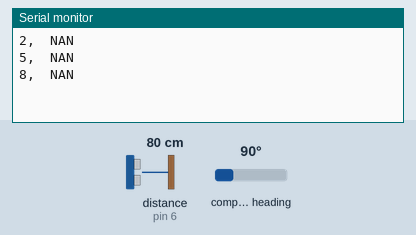
Recording of a sketch running on a simulated Arduino Uno, built with avr-gcc and run on an emulated ATmega328P. Shown: the last lines printed to the serial monitor. Wiring (inferred from the names in the program): QMC5883L compass at I2C address 0x0D. Inputs (shaded band) come from the test bench; at power-on: distance to the obstacle (sensor on pin 6) 80 cm, compass heading 90°. The echo pulse lasts 58.3 µs per cm; no radio packets arrive unless stated.

Above: at 1.3 s.
1.4 s: distance to the obstacle (sensor on pin 6) set to 9 cm
At 2.2 s:
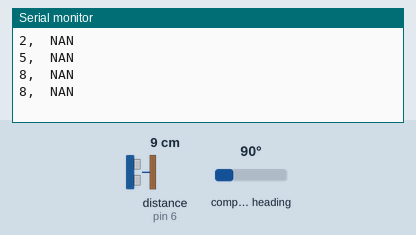
2.9 s: distance to the obstacle (sensor on pin 6) set to 18 cm
At 3.3 s:
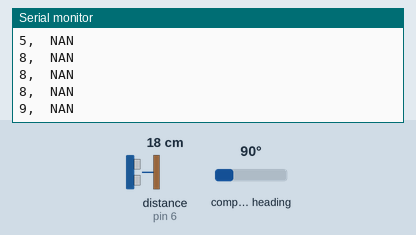
Timing chart, 0 to 5.9 s (numbered marks = the images above; inputs shaded):
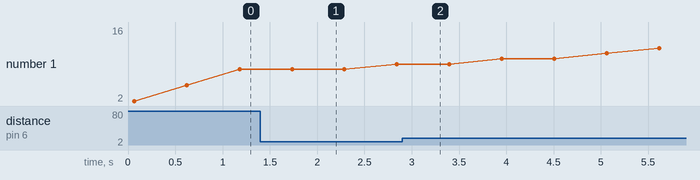

The sketch:

deviceBeta.ino
```cpp
#include <SPI.h>
#include <nRF24L01.h>
#include <RF24.h>
#include <Wire.h>
#include <NewPing.h>

RF24 radio(10, 8); // CE, CSN
const byte address[6] = "00001";

#define TRIGGER_PIN  7
#define ECHO_PIN     6
#define MAX_DISTANCE 350
#define SIZE 30

#define addr 0x0D

NewPing sonar(TRIGGER_PIN, ECHO_PIN, MAX_DISTANCE);
unsigned short dataSet[SIZE], dataIdx=0;
unsigned short mean,sum,currentValue;

void sonicOutput(){
      sum=0;
      if(dataIdx<SIZE){
        dataIdx++;
      }else{
        dataIdx=0;
      }
      currentValue = sonar.ping_cm();
      dataSet[dataIdx]=currentValue;

      for(int i=0;i<SIZE;i++){
        sum+=dataSet[i];
      }
      mean = sum/SIZE;
      delay(50);
}

void setup() {
  dataSet[SIZE] = {0};
  Serial.begin(9600);
  radio.begin();
  radio.openWritingPipe(address);
  radio.setPALevel(RF24_PA_LOW);
  radio.stopListening();

  Wire.begin();
  Wire.beginTransmission(addr); //start talking
  Wire.write(0x0B); // Tell the HMC5883 to Continuously Measure
  Wire.write(0x01); // Set the Register
  Wire.endTransmission();
  Wire.beginTransmission(addr); //start talking
  Wire.write(0x09); // Tell the HMC5883 to Continuously Measure
  Wire.write(0x1D); // Set the Register
  Wire.endTransmission();
}

void loop() {
  int x, y, z;
  sonicOutput();

  Wire.beginTransmission(addr);
  Wire.write(0x00); //start with register 3.
  Wire.endTransmission();

  //Read the data.. 2 bytes for each axis.. 6 total bytes
  Wire.requestFrom(addr, 6);
  if (6 <= Wire.available()) {
    x = Wire.read(); //MSB  x
    x |= Wire.read() << 8; //LSB  x
    z = Wire.read(); //MSB  z
    z |= Wire.read() << 8; //LSB z
    y = Wire.read(); //MSB y
    y |= Wire.read() << 8; //LSB y
  }

  float b_rs = sqrt(x*x + y*y + z*z);

  char text[20];
  String str = String(mean) + ", " + String(b_rs);
  str.toCharArray(text,20);
  radio.write(&text, sizeof(text));
  Serial.println(text);
  delay(500);
}
```

Measured:
- plotted number 1: 8 → 9 after the input at 1.4 s, 9 → 16 after the input at 2.9 s
